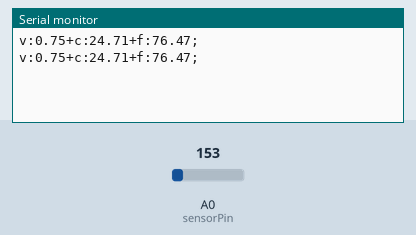
This sketch was run on a simulated Arduino Uno, built with avr-gcc and run on an emulated ATmega328P. On the bench: the last lines printed to the serial monitor. Inputs (shaded band) come from the test bench; at power-on: A0 (sensorPin) = 153.

Above: at 5.8 s.
5.9 s: A0 (sensorPin) set to 165
At 11.5 s:
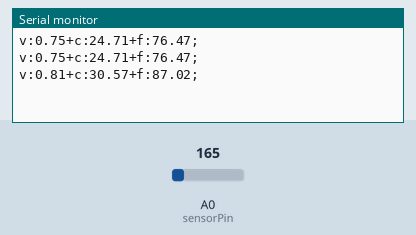
11.9 s: A0 (sensorPin) set to 175
At 15.3 s:
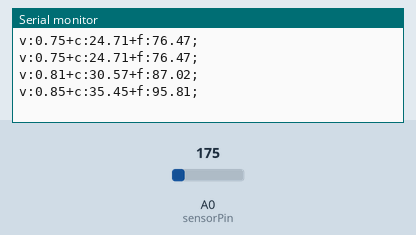
Timing chart, 0 to 16.8 s (numbered marks = the images above; inputs shaded):
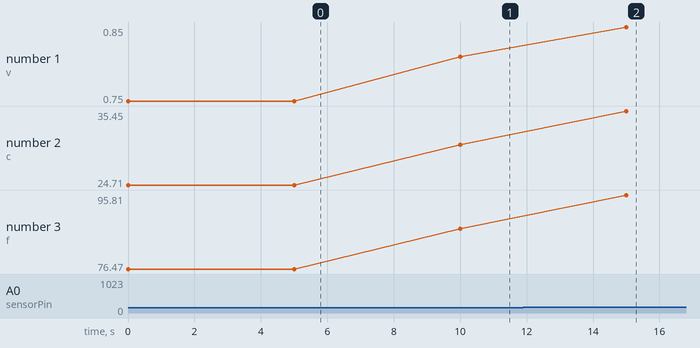

Measured:
- after the input at 5.9 s, the serial monitor: prints a new line after 4.1 s (image 1)
- after the input at 11.9 s, the serial monitor: prints a new line after 3.1 s (image 2)
- plotted number 1: 0.75 → 0.81 after the input at 5.9 s, 0.81 → 0.85 after the input at 11.9 s
- plotted number 2: 24.71 → 30.57 after the input at 5.9 s, 30.57 → 35.45 after the input at 11.9 s
- plotted number 3: 76.47 → 87.02 after the input at 5.9 s, 87.02 → 95.81 after the input at 11.9 s

The sketch:

arduino-tmp36.ino
```cpp
// TMP36 Pin Variables the analog pin the TMP36's Vout (sense) pin is
// connected to
int sensorPin = A0;

// the resolution is 10 mV / degree centigrade with a
// 500 mV offset to allow for negative temperatures

/*
 * setup() - this function runs once when you turn your Arduino on
 * We initialize the serial connection with the computer
 */
void setup()
{
    Serial.begin(115200);
}

void loop()
{
    //getting the voltage reading from the temperature sensor
    int reading = analogRead(sensorPin);

    // converting that reading to voltage, for 3.3v arduino use 3.3
    float voltage = reading * 5.0;
    voltage /= 1024.0;

    float tempc = (voltage - 0.5) * 100 ;
    float tempf = (tempc * 9.0 / 5.0) + 32.0;

    Serial.println("v:" + String(voltage) +
		   "+c:" + String(tempc) +
		   "+f:" + String(tempf) + ";");

    delay(5000);                                     //waiting a second
}
```
